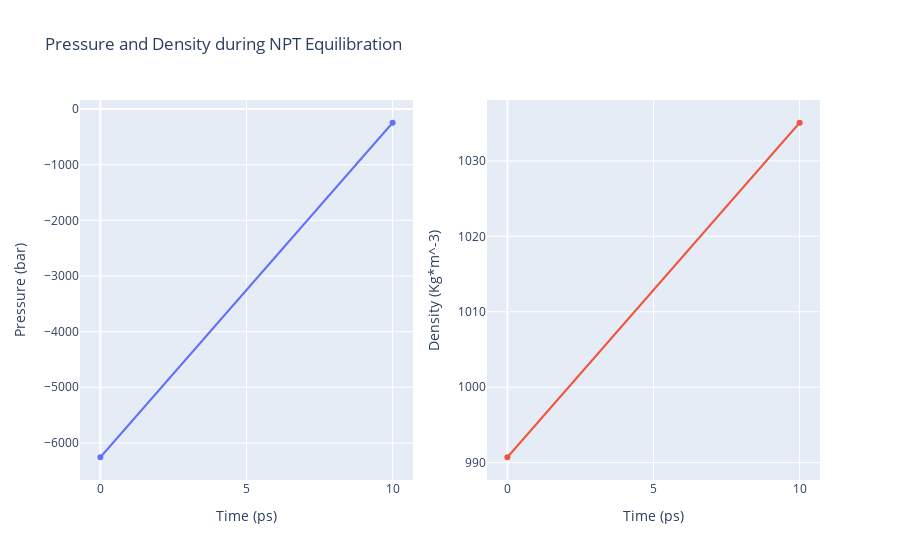

The cell this chart's notebook holds for it:
### Code cell
import plotly
from plotly import subplots
import plotly.graph_objs as go

# Read pressure and density data from file 
with open(output_npt_pd_xvg,'r') as pd_file:
    x,y,z = map(
        list,
        zip(*[
            (float(line.split()[0]),float(line.split()[1]),float(line.split()[2]))
            for line in pd_file 
            if not line.startswith(("#","@")) 
        ])
    )

plotly.offline.init_notebook_mode(connected=True)

trace1 = go.Scatter(
    x=x,y=y
)
trace2 = go.Scatter(
    x=x,y=z
)

fig = subplots.make_subplots(rows=1, cols=2, print_grid=False)

fig.append_trace(trace1, 1, 1)
fig.append_trace(trace2, 1, 2)

fig['layout']['xaxis1'].update(title='Time (ps)')
fig['layout']['xaxis2'].update(title='Time (ps)')
fig['layout']['yaxis1'].update(title='Pressure (bar)')
fig['layout']['yaxis2'].update(title='Density (Kg*m^-3)')

fig['layout'].update(title='Pressure and Density during NPT Equilibration')
fig['layout'].update(showlegend=False)

plotly.offline.iplot(fig)

### Figure 1 — Plotly figure (JSON) as saved in the notebook; plotly's stock layout.template omitted (floating-point values rounded to 4 significant figures)
{"data": [{"type": "scatter", "x": [0, 10], "xaxis": "x", "y": [-6257.0, -247.2], "yaxis": "y"}, {"type": "scatter", "x": [0, 10], "xaxis": "x2", "y": [990.7, 1035.0], "yaxis": "y2"}], "layout": {"showlegend": false, "title": {"text": "Pressure and Density during NPT Equilibration"}, "xaxis": {"anchor": "y", "domain": [0, 0.45], "title": {"text": "Time (ps)"}}, "xaxis2": {"anchor": "y2", "domain": [0.55, 1], "title": {"text": "Time (ps)"}}, "yaxis": {"anchor": "x", "domain": [0, 1], "title": {"text": "Pressure (bar)"}}, "yaxis2": {"anchor": "x2", "domain": [0, 1], "title": {"text": "Density (Kg*m^-3)"}}}}
